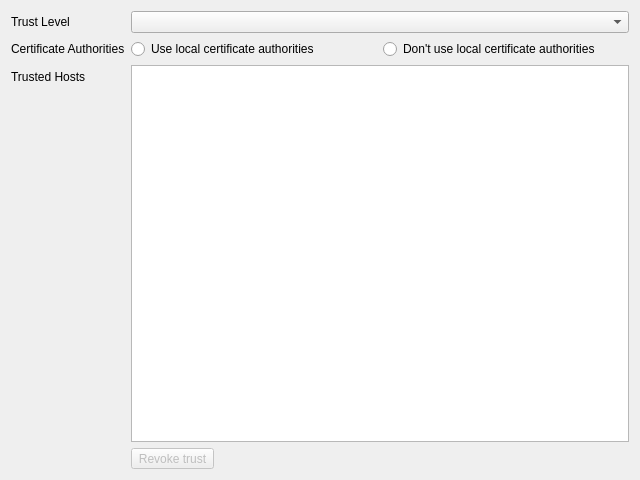
<?xml version="1.0" encoding="UTF-8"?>
<ui version="4.0">
 <class>SslTrustEditor</class>
 <widget class="QWidget" name="SslTrustEditor">
  <property name="geometry">
   <rect>
    <x>0</x>
    <y>0</y>
    <width>640</width>
    <height>480</height>
   </rect>
  </property>
  <property name="windowTitle">
   <string>Form</string>
  </property>
  <layout class="QFormLayout" name="formLayout">
   <item row="0" column="0">
    <widget class="QLabel" name="label_23">
     <property name="text">
      <string>Trust Level</string>
     </property>
    </widget>
   </item>
   <item row="0" column="1">
    <widget class="QComboBox" name="trust_level"/>
   </item>
   <item row="1" column="0">
    <widget class="QLabel" name="label_24">
     <property name="text">
      <string>Certificate Authorities</string>
     </property>
    </widget>
   </item>
   <item row="1" column="1">
    <layout class="QHBoxLayout" name="horizontalLayout_8">
     <item>
      <widget class="QRadioButton" name="trust_enable_ca">
       <property name="text">
        <string>Use local certificate authorities</string>
       </property>
      </widget>
     </item>
     <item>
      <widget class="QRadioButton" name="trust_disable__ca">
       <property name="text">
        <string>Don't use local certificate authorities</string>
       </property>
      </widget>
     </item>
    </layout>
   </item>
   <item row="2" column="0">
    <widget class="QLabel" name="label_25">
     <property name="text">
      <string>Trusted Hosts</string>
     </property>
    </widget>
   </item>
   <item row="2" column="1">
    <layout class="QVBoxLayout" name="verticalLayout_3">
     <item>
      <widget class="QTableView" name="trusted_hosts">
       <property name="cornerButtonEnabled">
        <bool>true</bool>
       </property>
      </widget>
     </item>
     <item>
      <layout class="QHBoxLayout" name="horizontalLayout_9">
       <item>
        <widget class="QToolButton" name="trust_revoke_selected">
         <property name="enabled">
          <bool>false</bool>
         </property>
         <property name="text">
          <string>Revoke trust</string>
         </property>
        </widget>
       </item>
       <item>
        <spacer name="horizontalSpacer">
         <property name="orientation">
          <enum>Qt::Horizontal</enum>
         </property>
         <property name="sizeHint" stdset="0">
          <size>
           <width>40</width>
           <height>20</height>
          </size>
         </property>
        </spacer>
       </item>
      </layout>
     </item>
    </layout>
   </item>
  </layout>
 </widget>
 <resources/>
 <connections/>
</ui>
